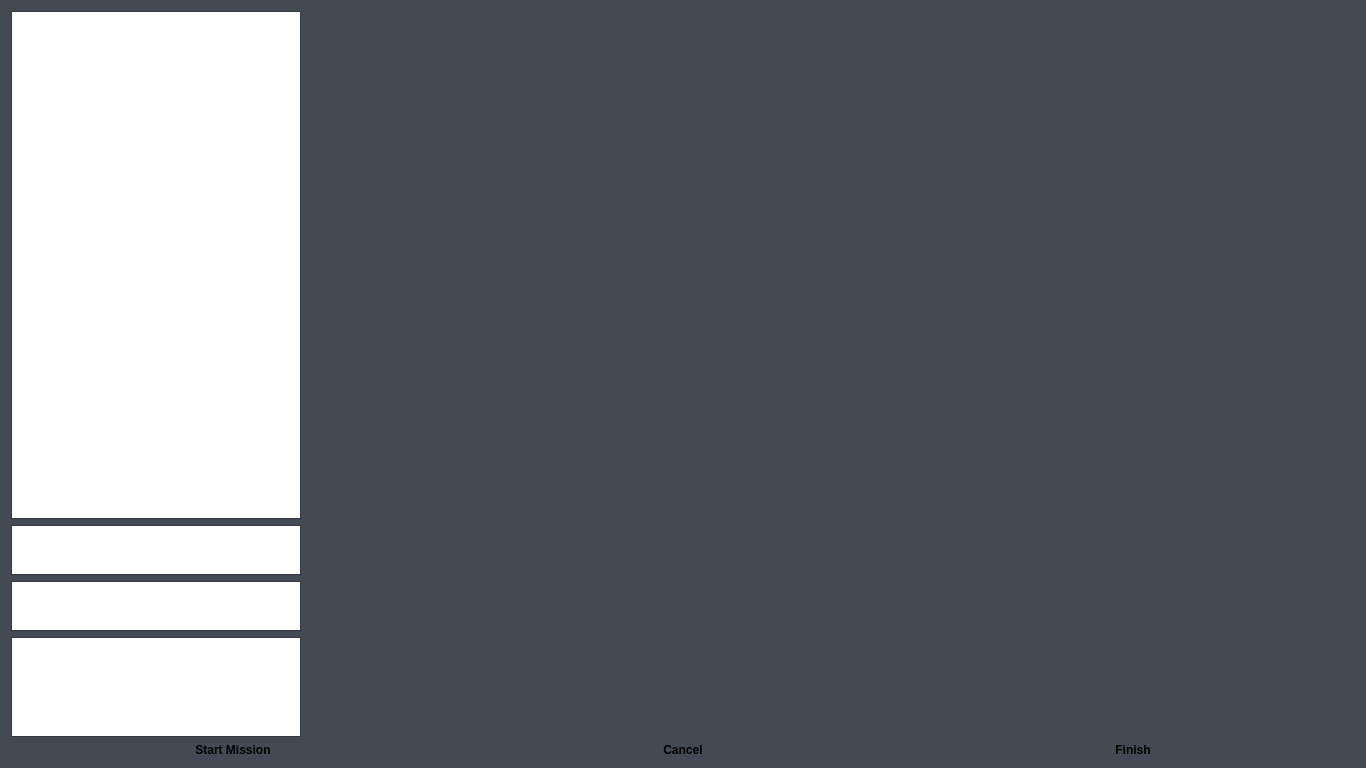
<?xml version="1.0" encoding="UTF-8"?>
<ui version="4.0">
 <class>MapExecution</class>
 <widget class="QWidget" name="MapExecution">
  <property name="geometry">
   <rect>
    <x>0</x>
    <y>0</y>
    <width>1366</width>
    <height>768</height>
   </rect>
  </property>
  <property name="sizePolicy">
   <sizepolicy hsizetype="Expanding" vsizetype="Expanding">
    <horstretch>0</horstretch>
    <verstretch>0</verstretch>
   </sizepolicy>
  </property>
  <property name="palette">
   <palette>
    <active>
     <colorrole role="Base">
      <brush brushstyle="SolidPattern">
       <color alpha="255">
        <red>255</red>
        <green>255</green>
        <blue>255</blue>
       </color>
      </brush>
     </colorrole>
     <colorrole role="Window">
      <brush brushstyle="SolidPattern">
       <color alpha="255">
        <red>67</red>
        <green>74</green>
        <blue>84</blue>
       </color>
      </brush>
     </colorrole>
    </active>
    <inactive>
     <colorrole role="Base">
      <brush brushstyle="SolidPattern">
       <color alpha="255">
        <red>255</red>
        <green>255</green>
        <blue>255</blue>
       </color>
      </brush>
     </colorrole>
     <colorrole role="Window">
      <brush brushstyle="SolidPattern">
       <color alpha="255">
        <red>67</red>
        <green>74</green>
        <blue>84</blue>
       </color>
      </brush>
     </colorrole>
    </inactive>
    <disabled>
     <colorrole role="Base">
      <brush brushstyle="SolidPattern">
       <color alpha="255">
        <red>67</red>
        <green>74</green>
        <blue>84</blue>
       </color>
      </brush>
     </colorrole>
     <colorrole role="Window">
      <brush brushstyle="SolidPattern">
       <color alpha="255">
        <red>67</red>
        <green>74</green>
        <blue>84</blue>
       </color>
      </brush>
     </colorrole>
    </disabled>
   </palette>
  </property>
  <property name="windowTitle">
   <string>Form</string>
  </property>
  <layout class="QVBoxLayout" name="verticalLayout" stretch="12,2">
   <item>
    <layout class="QHBoxLayout" name="horizontalLayout_2" stretch="1,5">
     <item>
      <layout class="QVBoxLayout" name="verticalLayout_2" stretch="6,1,1,2">
       <item>
        <widget class="TableWidget" name="tableView">
         <property name="sizePolicy">
          <sizepolicy hsizetype="Fixed" vsizetype="Expanding">
           <horstretch>0</horstretch>
           <verstretch>0</verstretch>
          </sizepolicy>
         </property>
         <property name="minimumSize">
          <size>
           <width>290</width>
           <height>0</height>
          </size>
         </property>
         <property name="maximumSize">
          <size>
           <width>290</width>
           <height>16777215</height>
          </size>
         </property>
         <attribute name="verticalHeaderVisible">
          <bool>false</bool>
         </attribute>
        </widget>
       </item>
       <item>
        <widget class="DigitalClock" name="StatusIndicator">
         <property name="sizePolicy">
          <sizepolicy hsizetype="Fixed" vsizetype="Fixed">
           <horstretch>0</horstretch>
           <verstretch>0</verstretch>
          </sizepolicy>
         </property>
         <property name="minimumSize">
          <size>
           <width>290</width>
           <height>50</height>
          </size>
         </property>
         <property name="maximumSize">
          <size>
           <width>290</width>
           <height>50</height>
          </size>
         </property>
         <property name="frameShadow">
          <enum>QFrame::Plain</enum>
         </property>
         <property name="sizeAdjustPolicy">
          <enum>QAbstractScrollArea::AdjustIgnored</enum>
         </property>
         <property name="readOnly">
          <bool>true</bool>
         </property>
        </widget>
       </item>
       <item>
        <widget class="DigitalClock" name="clock">
         <property name="sizePolicy">
          <sizepolicy hsizetype="Fixed" vsizetype="Fixed">
           <horstretch>0</horstretch>
           <verstretch>0</verstretch>
          </sizepolicy>
         </property>
         <property name="minimumSize">
          <size>
           <width>290</width>
           <height>0</height>
          </size>
         </property>
         <property name="maximumSize">
          <size>
           <width>290</width>
           <height>50</height>
          </size>
         </property>
         <property name="sizeAdjustPolicy">
          <enum>QAbstractScrollArea::AdjustIgnored</enum>
         </property>
         <property name="readOnly">
          <bool>true</bool>
         </property>
        </widget>
       </item>
       <item>
        <widget class="DigitalClock" name="StatusConsole">
         <property name="sizePolicy">
          <sizepolicy hsizetype="Fixed" vsizetype="Fixed">
           <horstretch>0</horstretch>
           <verstretch>0</verstretch>
          </sizepolicy>
         </property>
         <property name="minimumSize">
          <size>
           <width>290</width>
           <height>100</height>
          </size>
         </property>
         <property name="maximumSize">
          <size>
           <width>290</width>
           <height>100</height>
          </size>
         </property>
         <property name="sizeAdjustPolicy">
          <enum>QAbstractScrollArea::AdjustIgnored</enum>
         </property>
         <property name="readOnly">
          <bool>true</bool>
         </property>
        </widget>
       </item>
      </layout>
     </item>
     <item>
      <widget class="MapWidget" name="mapView" native="true"/>
     </item>
    </layout>
   </item>
   <item>
    <layout class="QHBoxLayout" name="horizontalLayout">
     <item>
      <widget class="QPushButton" name="startButton">
       <property name="styleSheet">
        <string notr="true"> QPushButton { 
background-color: &quot;#CCD1D9&quot;; 
color: &quot;#434A54&quot;; 
border-radius: 10px;
font-weight: bold;
border: none; 
}
 QPushButton:pressed {
     background-color: #E6E9ED
 }</string>
       </property>
       <property name="text">
        <string>Start Mission</string>
       </property>
      </widget>
     </item>
     <item>
      <widget class="QPushButton" name="cancelButton">
       <property name="styleSheet">
        <string notr="true"> QPushButton { 
background-color: &quot;#CCD1D9&quot;; 
color: &quot;#434A54&quot;; 
border-radius: 10px;
font-weight: bold;
border: none; 
}
 QPushButton:pressed {
     background-color: #E6E9ED
 }</string>
       </property>
       <property name="text">
        <string>Cancel</string>
       </property>
      </widget>
     </item>
     <item>
      <widget class="QPushButton" name="finishButton">
       <property name="styleSheet">
        <string notr="true"> QPushButton { 
background-color: &quot;#CCD1D9&quot;; 
color: &quot;#434A54&quot;; 
border-radius: 10px;
font-weight: bold;
border: none; 
}
 QPushButton:pressed {
     background-color: #E6E9ED
 }</string>
       </property>
       <property name="text">
        <string>Finish</string>
       </property>
      </widget>
     </item>
    </layout>
   </item>
  </layout>
 </widget>
 <customwidgets>
  <customwidget>
   <class>DigitalClock</class>
   <extends>QPlainTextEdit</extends>
   <header>digitalclock.h</header>
  </customwidget>
  <customwidget>
   <class>TableWidget</class>
   <extends>QTableView</extends>
   <header>tablewidget.h</header>
  </customwidget>
  <customwidget>
   <class>MapWidget</class>
   <extends>QWidget</extends>
   <header>mapwidget.h</header>
   <container>1</container>
  </customwidget>
 </customwidgets>
 <resources/>
 <connections/>
 <slots>
  <slot>slot1()</slot>
  <slot>finishClicked()</slot>
  <slot>returnHomeClicked()</slot>
  <slot>cancelClicked()</slot>
 </slots>
</ui>
